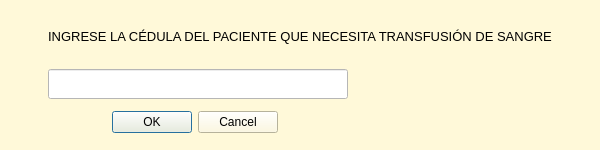
<?xml version="1.0" encoding="UTF-8"?>
<ui version="4.0">
 <class>Dialog</class>
 <widget class="QDialog" name="Dialog">
  <property name="geometry">
   <rect>
    <x>0</x>
    <y>0</y>
    <width>600</width>
    <height>150</height>
   </rect>
  </property>
  <property name="minimumSize">
   <size>
    <width>600</width>
    <height>150</height>
   </size>
  </property>
  <property name="maximumSize">
   <size>
    <width>600</width>
    <height>150</height>
   </size>
  </property>
  <property name="windowTitle">
   <string>Dialog</string>
  </property>
  <property name="styleSheet">
   <string notr="true">background-color: rgb(255, 249, 217);</string>
  </property>
  <layout class="QGridLayout" name="gridLayout">
   <item row="3" column="0">
    <widget class="QDialogButtonBox" name="BotonOkCancel">
     <property name="enabled">
      <bool>true</bool>
     </property>
     <property name="maximumSize">
      <size>
       <width>230</width>
       <height>16777215</height>
      </size>
     </property>
     <property name="orientation">
      <enum>Qt::Horizontal</enum>
     </property>
     <property name="standardButtons">
      <set>QDialogButtonBox::Cancel|QDialogButtonBox::Ok</set>
     </property>
    </widget>
   </item>
   <item row="2" column="0">
    <widget class="QLineEdit" name="InputCedula">
     <property name="maximumSize">
      <size>
       <width>300</width>
       <height>30</height>
      </size>
     </property>
     <property name="styleSheet">
      <string notr="true">background-color: rgb(255, 255, 255);</string>
     </property>
    </widget>
   </item>
   <item row="1" column="0">
    <widget class="QLabel" name="label">
     <property name="maximumSize">
      <size>
       <width>1000</width>
       <height>40</height>
      </size>
     </property>
     <property name="text">
      <string>&lt;html&gt;&lt;head/&gt;&lt;body&gt;&lt;p align=&quot;center&quot;&gt;&lt;span style=&quot; font-size:10pt;&quot;&gt;INGRESE LA CÉDULA DEL PACIENTE QUE NECESITA TRANSFUSIÓN DE SANGRE&lt;/span&gt;&lt;/p&gt;&lt;/body&gt;&lt;/html&gt;</string>
     </property>
    </widget>
   </item>
  </layout>
 </widget>
 <resources/>
 <connections/>
</ui>
